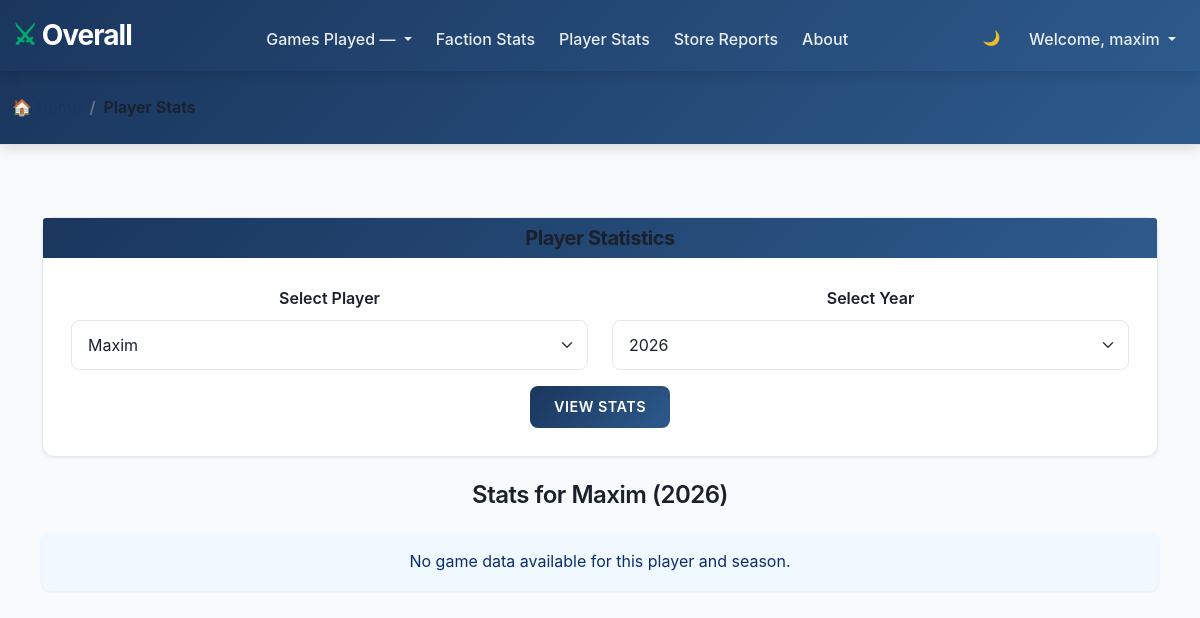
Page /playerstats (signed in) on the committed database.
### tables this page shows
CREATE TABLE users (
    user_id        INTEGER PRIMARY KEY,
    email          TEXT NOT NULL UNIQUE,
    "user_name"   TEXT NOT NULL,
    password_hash  TEXT NOT NULL,
    is_active      INTEGER NOT NULL DEFAULT 1,
    created_at     TEXT NOT NULL DEFAULT (datetime('now'))
, "full_name" TEXT NOT NULL, "is_provisional" INTEGER NULL);

CREATE TABLE seasons (
    season_id          INTEGER PRIMARY KEY,
    name               TEXT NOT NULL,           -- e.g., "2026 League"
    year               INTEGER NOT NULL,
    start_date         TEXT NOT NULL,           -- ISO date
    end_date           TEXT NOT NULL,
    status             TEXT NOT NULL DEFAULT 'active'  -- 'active', 'archived'
);

### routes/stats.py (the view, shortened to what this page needs)
@stats_bp.route("/playerstats", methods=["GET", "POST"])
@login_required
def playerstats():
    year = CURRENT_YEAR()
    user_id = session["user_id"]
    try:
        with sqlite3.connect('GPTLeague.db') as connection:
            connection.row_factory = sqlite3.Row
            cursor = connection.cursor()
            if request.method == "GET":
                player = user_id
                selected_year = year
            else:
                player = request.form.get("player", user_id)
                selected_year = request.form.get("year", year)
                if selected_year != 'All':
                    selected_year = int(selected_year)
            if selected_year != 'All':
                start_date, end_date = season(selected_year)
            else:
                start_date = '0000-01-01'
                end_date = cursor.execute("SELECT DATE('now')").fetchone()[0]
            users_results = cursor.execute("SELECT user_name,user_id FROM users").fetchall()
            active = cursor.execute("SELECT user_name,user_id FROM users WHERE user_id=?", (player,)).fetchone()
            current_user_info = cursor.execute("SELECT user_id, user_name FROM users WHERE user_id=?", (user_id,)).fetchone()
            my_overall = cursor.execute("""
                SELECT
                    u.user_id AS player_id,
                    u.user_name AS user_name,
                    g.system_id,
                    s.system_name,
                    CASE
                        WHEN gp.result = 'win' THEN 1
                        WHEN gp.result = 'loss' THEN 0
                        WHEN gp.result = 'draw' THEN 2
                    END AS result_code,
                    gp.faction_id AS faction,
                    f.faction_name,
                    gp.game_id,
                    gp.painting_battle_ready AS battle_ready
                FROM game_participants gp
                JOIN users u ON u.user_id = gp.player_id
                JOIN factions f ON f.faction_id = gp.faction_id
                JOIN games g ON g.game_id = gp.game_id
                JOIN systems s ON s.system_id = g.system_id
                WHERE gp.player_id = ? AND g.played_on BETWEEN ? AND ?
                ORDER BY s.system_name,f.faction_name
            """, (player, start_date, end_date)).fetchall()
            factions = {}
            graphs = {}
            for system, system_factions in factions.items():
                labels = list(system_factions.keys())
                values = [f["games"] for f in system_factions.values()]
                graph = go.Figure(data=[go.Pie(labels=labels, values=values)])
                graphs[system] = json.dumps(graph, cls=plotly.utils.PlotlyJSONEncoder)
            years_seasons = all_seasons()
            return render_template(
                "playerstats.html",
                factions=factions,
                users=users_results,
                active=active,
                graphs=graphs,
                years=years_seasons,
                selected_year=selected_year
            )
    except Exception as e:
        print(f"Error: {e}")
        flash('An error occurred loading player stats', 'warning')
        return apology("An error occurred loading player stats", 400)

### helpers.py (called while the page is built)
def login_required(f):
    @wraps(f)
    def decorated_function(*args, **kwargs):
        if session.get("user_id") is None:
            return redirect("/login")
        return f(*args, **kwargs)
    return decorated_function

def CURRENT_YEAR():
    try:
        with sqlite3.connect('GPTLeague.db') as connection:
            cursor = connection.cursor()
            year = cursor.execute("SELECT year FROM seasons ORDER BY year DESC LIMIT 1").fetchone()
            return year[0] if year else None
    except Exception as e:
        print(f"Error: {e}")
        return None

def season(year):
    try:
        with sqlite3.connect('GPTLeague.db') as connection:
            cursor = connection.cursor()
            season = cursor.execute("SELECT season_id,start_date,end_date FROM seasons WHERE year = ?", (year,)).fetchone()
            if season:
                start = season[1]
                end = season[2]
                return (start,end)
            else:
                return None
    except Exception as e:
        print(f"Error: {e}")
        return None

def all_seasons():
    try:
        with sqlite3.connect('GPTLeague.db') as connection:
            connection.row_factory = sqlite3.Row
            cursor = connection.cursor()
            return cursor.execute(
                "SELECT year FROM seasons WHERE status IN ('active','archived') ORDER BY year DESC"
            ).fetchall()
    except Exception as e:
        print(f"Error: {e}")
        return []

### server.py (called while the page is built)
def inject_systems():
    with sqlite3.connect("GPTLeague.db") as conn:
        conn.row_factory = sqlite3.Row
        cursor = conn.cursor()
        systems_list = cursor.execute("SELECT system_id, system_name FROM systems").fetchall()
    return dict(systems=systems_list)

def create_app():
    app = Flask(__name__)
    app.config["SESSION_PERMANENT"] = False
    app.config["SESSION_TYPE"] = "filesystem"
    Session(app)
    register_blueprints(app)
    app.context_processor(inject_systems)
    app.context_processor(inject_current_user)
    @app.after_request
    def after_request(response):
        response.headers["Cache-Control"] = "no-cache, no-store, must-revalidate"
        response.headers["Expires"] = 0
        response.headers["Pragma"] = "no-cache"
        return response
    return app

### templates/playerstats.html (shortened to what this page needs)
{% extends "layout.html" %}
{% block main %}
<div class="container mt-4">
    <div class="card mb-4">
        <div class="card-header bg-primary text-white">
            <h5 class="mb-0">Player Statistics</h5>
        </div>
        <div class="card-body">
            <form id="playerForm" action="{{ url_for('stats.playerstats') }}" method="post">
                <div class="row">
                    <div class="col-md-6 mb-3">
                        <label for="myPlayer" class="form-label">Select Player</label>
                        <select id="myPlayer" name="player" class="form-select" required>
                            {% for user in users %}
                                <option value="{{ user.user_id }}" {% if user.user_id == active.user_id %}selected{% endif %}>
                                    {{ user.user_name|title }}
                                </option>
                            {% endfor %}
                        </select>
                    </div>
                    <div class="col-md-6 mb-3">
                        <label for="mySelect" class="form-label">Select Year</label>
                        <select id="mySelect" name="year" class="form-select">
                            {% for row in years %}
                            <option value="{{row[0]}}" {% if row[0] == selected_year %}selected{% endif %}>{{row[0]}}</option>
                            {% endfor %}
                        </select>
                    </div>
                </div>
                <button class="btn btn-primary" type="submit">View Stats</button>
            </form>
        </div>
    </div>
    {% if active %}
    <h3 class="mb-4">Stats for {{ active.user_name|title }} ({{ selected_year }})</h3>
    {% endif %}
    {% if not factions %}
        <div class="alert alert-info mt-4">
            No game data available for this player and season.
        </div>
    {% endif %}
</div>
{% endblock %}

### templates/layout.html (shortened to what this page needs)
<!DOCTYPE html>
<html lang="en">
<head>
  <link href="https://cdn.jsdelivr.net/npm/bootstrap@5.1.3/dist/css/bootstrap.min.css"
 rel="stylesheet">
  <link href="{{ url_for('static', filename='styles.css') }}" rel="stylesheet">
</head>
    <body>
        <nav class="navbar navbar-expand-md navbar-dark">
            <div class="container-fluid">
                <a class="navbar-brand" href="/"><span class="red">⚔</span> Overall</a>
                <div class="collapse navbar-collapse" id="navbar">
                    {% if current_user%}
                        <ul class="navbar-nav ms-auto mt-2">
                            <li class="nav-item dropdown">
                                <a class="nav-link dropdown-toggle" href="#" id="systemDropdown" role="button"
                                data-bs-toggle="dropdown" aria-expanded="false">
                                Games Played — {{ system_name }}
                                </a>
                            </li>
                            <li class="nav-item"><a class="nav-link" href="/factionstats">Faction Stats</a></li>
                            <li class="nav-item"><a class="nav-link" href="/playerstats">Player Stats</a></li>
                            <li class="nav-item"><a class="nav-link" href="/store_reports">Store Reports</a></li>
                            <li class="nav-item"><a class="nav-link" href="/about">About</a></li>
                        </ul>
                        <ul class="navbar-nav ms-auto mt-2">
                            <li class="nav-item">
                                <button class="nav-link btn btn-link dark-mode-toggle" type="button" aria-label="Toggle dark mode" style="border: none; background: none; padding: 0.5rem 0.75rem; color: rgba(255, 255, 255, 0.9);">
                                    <span class="theme-icon">🌙</span>
                                </button>
                            </li>
                            <li class="nav-item dropdown">
                                <a class="nav-link dropdown-toggle" href="#" id="userDropdown" role="button"
                                data-bs-toggle="dropdown" aria-expanded="false">
                                Welcome, {{ current_user['user_name'] }}
                                </a>
                            </li>
                        </ul>
                    {% endif %}
                </div>
            </div>
        </nav>
        {% block breadcrumbs %}
        <nav aria-label="breadcrumb" class="bg-light py-2 border-bottom">
            <div class="container-fluid">
                <ol class="breadcrumb mb-0">
                    <li class="breadcrumb-item"><a href="{{ url_for('main.home') }}">🏠 Home</a></li>
                    {% if request.path.startswith('/factionstats') %}
                        <li class="breadcrumb-item active">Faction Stats</li>
                    {% elif request.path.startswith('/playerstats') %}
                        <li class="breadcrumb-item active">Player Stats</li>
                    {% elif request.path.startswith('/store_reports') %}
                        <li class="breadcrumb-item active">Store Reports</li>
                    {% elif request.path.startswith('/profile') %}
                        <li class="breadcrumb-item active">My Profile</li>
                    {% elif request.path.startswith('/league') %}
                        <li class="breadcrumb-item"><a href="{{ url_for('leagues.league') }}">Add Results</a></li>
                    {% elif request.path.startswith('/admin/memberships') %}
                        <li class="breadcrumb-item"><a href="{{ url_for('admin.admin_memberships_dashboard') }}">Admin Dashboard</a></li>
                        <li class="breadcrumb-item active">Manage Memberships</li>
                    {% elif request.path.startswith('/admin/manage_users') %}
                        <li class="breadcrumb-item"><a href="{{ url_for('admin.admin_memberships_dashboard') }}">Admin Dashboard</a></li>
                        <li class="breadcrumb-item active">Manage Users</li>
                    {% elif request.path.startswith('/about') %}
                        <li class="breadcrumb-item active">About</li>
                    {% elif request.path.startswith('/login') %}
                        <li class="breadcrumb-item active">Log In</li>
                    {% elif request.path.startswith('/register') %}
                        <li class="breadcrumb-item active">Register</li>
                    {% endif %}
                </ol>
            </div>
        </nav>
        {% endblock %}
        <main class="container-fluid py-5 text-center">
            {% block main %}{% endblock %}
        </main>
    </body>
</html>

### static/styles.css (style rules this page uses)
:root { --primary-color: #1a365d; --primary-light: #2d5a8c; --secondary-color: #00a86b; --accent-color: #ff6b6b; --dark-bg: #0f1419; --light-bg: #f8fafc; --card-bg: #ffffff; --text-primary: #1a202c; --text-secondary: #4a5568; --border-color: #e2e8f0; --shadow-sm: 0 1px 3px rgba(0, 0, 0, 0.08); --shadow-md: 0 4px 12px rgba(0, 0, 0, 0.12); --shadow-lg: 0 10px 24px rgba(0, 0, 0, 0.15); --transition: all 0.3s cubic-bezier(0.4, 0, 0.2, 1); }
body { background-color: var(--light-bg); color: var(--text-primary); font-family: -apple-system, BlinkMacSystemFont, 'Segoe UI', 'Roboto', 'Oxygen', 'Ubuntu', 'Cantarell', sans-serif; line-height: 1.6; }
h1, h2, h3, h4, h5, h6 { font-family: -apple-system, BlinkMacSystemFont, 'Segoe UI', 'Roboto', sans-serif; font-weight: 700; color: var(--text-primary); letter-spacing: -0.5px; }
h3 { font-size: 1.5rem; margin-bottom: 1rem; font-weight: 600; }
nav .navbar-brand { font-size: 1.75rem; font-weight: 700; letter-spacing: -1px; }
nav { background: linear-gradient(135deg, var(--primary-color) 0%, var(--primary-light) 100%) !important; box-shadow: var(--shadow-md); border: none !important; padding: 1rem 0; }
nav .navbar-brand { color: #ffffff !important; font-weight: 700; }
nav .navbar-brand .red { color: var(--secondary-color); font-weight: 800; }
.navbar-nav .nav-link { color: rgba(255, 255, 255, 0.9) !important; font-weight: 500; transition: var(--transition); margin: 0 0.25rem; }
.card { border: 1px solid var(--border-color); border-radius: 12px; box-shadow: var(--shadow-sm); transition: var(--transition); background-color: var(--card-bg); }
.card-header { background: linear-gradient(135deg, var(--primary-color) 0%, var(--primary-light) 100%) !important; border-bottom: none; border-radius: 11px 11px 0 0; color: white !important; font-weight: 600; }
.card-body { padding: 1.75rem; }
.btn { border-radius: 8px; font-weight: 600; padding: 0.625rem 1.5rem; transition: var(--transition); border: none; text-transform: uppercase; letter-spacing: 0.5px; font-size: 0.9rem; }
.btn-primary { background: linear-gradient(135deg, var(--primary-color) 0%, var(--primary-light) 100%); color: white; }
.form-control, .form-select { border: 1.5px solid var(--border-color); border-radius: 8px; padding: 0.75rem 1rem; font-size: 1rem; transition: var(--transition); background-color: var(--card-bg); color: var(--text-primary); }
.form-label { font-weight: 600; color: var(--text-primary); margin-bottom: 0.5rem; }
.breadcrumb { background-color: transparent; padding: 1rem 0; margin-bottom: 1.5rem; }
.breadcrumb-item { color: var(--text-secondary); }
.breadcrumb-item a { color: var(--primary-color); text-decoration: none; font-weight: 500; transition: var(--transition); }
.breadcrumb-item.active { color: var(--text-primary); font-weight: 600; }
.alert { border-radius: 8px; border: none; padding: 1rem 1.5rem; margin-bottom: 1.5rem; box-shadow: var(--shadow-sm); }
.alert-info { background-color: #f0f9ff; color: #0c2d6b; }
html { scroll-behavior: smooth; }

### rows in the picture
users: user_name "maxim", user_name "Maxim"
seasons: year "2026"

### other values in the picture
form field player "Maxim"
form field year "2026"
